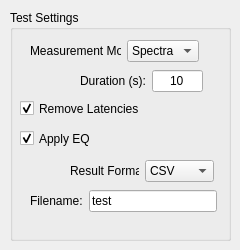
     <widget class="QWidget" name="page_TestSettings">
      <widget class="QGroupBox" name="groupBox_TestSettings_RandomNoiseTest">
       <property name="geometry">
        <rect>
         <x>10</x>
         <y>10</y>
         <width>221</width>
         <height>231</height>
        </rect>
       </property>
       <property name="title">
        <string>Test Settings</string>
       </property>
       <widget class="QWidget" name="layoutWidget_2">
        <property name="geometry">
         <rect>
          <x>60</x>
          <y>150</y>
          <width>144</width>
          <height>22</height>
         </rect>
        </property>
        <layout class="QHBoxLayout" name="horizontalLayout_7">
         <item>
          <widget class="QLabel" name="label_ResultFormat__RandomNoiseTest">
           <property name="text">
            <string>Result Format:</string>
           </property>
          </widget>
         </item>
         <item>
          <widget class="QComboBox" name="comboBox_ResultsFormat_RandomNoiseTest">
           <item>
            <property name="text">
             <string>CSV</string>
            </property>
           </item>
           <item>
            <property name="text">
             <string>XML</string>
            </property>
           </item>
           <item>
            <property name="text">
             <string>MATLAB</string>
            </property>
           </item>
          </widget>
         </item>
        </layout>
       </widget>
       <widget class="QWidget" name="layoutWidget_4">
        <property name="geometry">
         <rect>
          <x>70</x>
          <y>60</y>
          <width>123</width>
          <height>22</height>
         </rect>
        </property>
        <layout class="QHBoxLayout" name="horizontalLayout_13">
         <item>
          <widget class="QLabel" name="label_Duration_RandomNoiseTest">
           <property name="text">
            <string>Duration (s):</string>
           </property>
          </widget>
         </item>
         <item>
          <widget class="QLineEdit" name="lineEdit_Duration_RandomNoiseTest">
           <property name="text">
            <string>10</string>
           </property>
           <property name="alignment">
            <set>Qt::AlignCenter</set>
           </property>
          </widget>
         </item>
        </layout>
       </widget>
       <widget class="QCheckBox" name="checkBox_Latencies_RandomNoiseTest">
        <property name="geometry">
         <rect>
          <x>10</x>
          <y>90</y>
          <width>194</width>
          <height>17</height>
         </rect>
        </property>
        <property name="text">
         <string>Remove Latencies</string>
        </property>
        <property name="checked">
         <bool>true</bool>
        </property>
       </widget>
       <widget class="QCheckBox" name="checkBox_EQ_RandomNoiseTest">
        <property name="geometry">
         <rect>
          <x>10</x>
          <y>120</y>
          <width>194</width>
          <height>17</height>
         </rect>
        </property>
        <property name="text">
         <string>Apply EQ</string>
        </property>
        <property name="checked">
         <bool>true</bool>
        </property>
       </widget>
       <widget class="QWidget" name="layoutWidget">
        <property name="geometry">
         <rect>
          <x>20</x>
          <y>30</y>
          <width>169</width>
          <height>22</height>
         </rect>
        </property>
        <layout class="QHBoxLayout" name="horizontalLayout_12">
         <item>
          <widget class="QLabel" name="label_MeasType_RandomNoiseTest">
           <property name="text">
            <string>Measurement Mode:</string>
           </property>
          </widget>
         </item>
         <item>
          <widget class="QComboBox" name="comboBox_MeasType_RandomNoiseTest">
           <item>
            <property name="text">
             <string>Spectra</string>
            </property>
           </item>
           <item>
            <property name="text">
             <string>FRF</string>
            </property>
           </item>
           <item>
            <property name="text">
             <string>CPB</string>
            </property>
           </item>
          </widget>
         </item>
        </layout>
       </widget>
       <widget class="QWidget" name="layoutWidget">
        <property name="geometry">
         <rect>
          <x>20</x>
          <y>180</y>
          <width>187</width>
          <height>22</height>
         </rect>
        </property>
        <layout class="QHBoxLayout" name="horizontalLayout_14">
         <item>
          <widget class="QLabel" name="label_Filename_RandomNoiseTest">
           <property name="text">
            <string>Filename:</string>
           </property>
          </widget>
         </item>
         <item>
          <widget class="QLineEdit" name="lineEdit_Filename_RandomNoiseTest">
           <property name="text">
            <string>test</string>
           </property>
          </widget>
         </item>
        </layout>
       </widget>
      </widget>
     </widget>
